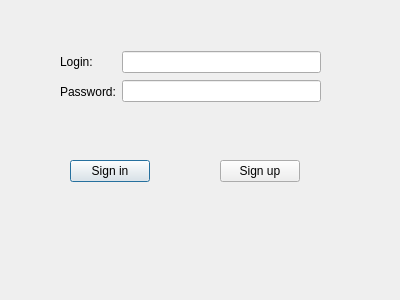
<?xml version="1.0" encoding="UTF-8"?>
<ui version="4.0">
 <class>Dialog</class>
 <widget class="QDialog" name="Dialog">
  <property name="geometry">
   <rect>
    <x>0</x>
    <y>0</y>
    <width>400</width>
    <height>300</height>
   </rect>
  </property>
  <property name="windowTitle">
   <string>Dialog</string>
  </property>
  <widget class="QPushButton" name="pushButton">
   <property name="geometry">
    <rect>
     <x>70</x>
     <y>160</y>
     <width>80</width>
     <height>22</height>
    </rect>
   </property>
   <property name="text">
    <string>Sign in</string>
   </property>
  </widget>
  <widget class="QPushButton" name="pushButton_2">
   <property name="geometry">
    <rect>
     <x>220</x>
     <y>160</y>
     <width>80</width>
     <height>22</height>
    </rect>
   </property>
   <property name="text">
    <string>Sign up</string>
   </property>
  </widget>
  <widget class="QLabel" name="label_3">
   <property name="geometry">
    <rect>
     <x>66</x>
     <y>110</y>
     <width>251</width>
     <height>31</height>
    </rect>
   </property>
   <property name="text">
    <string/>
   </property>
  </widget>
  <widget class="QWidget" name="">
   <property name="geometry">
    <rect>
     <x>60</x>
     <y>50</y>
     <width>261</width>
     <height>54</height>
    </rect>
   </property>
   <layout class="QHBoxLayout" name="horizontalLayout">
    <item>
     <layout class="QVBoxLayout" name="verticalLayout_2">
      <item>
       <widget class="QLabel" name="label">
        <property name="text">
         <string>Login:</string>
        </property>
       </widget>
      </item>
      <item>
       <widget class="QLabel" name="label_2">
        <property name="text">
         <string>Password:</string>
        </property>
       </widget>
      </item>
     </layout>
    </item>
    <item>
     <layout class="QVBoxLayout" name="verticalLayout">
      <item>
       <widget class="QLineEdit" name="lineEdit"/>
      </item>
      <item>
       <widget class="QLineEdit" name="lineEdit_2"/>
      </item>
     </layout>
    </item>
   </layout>
  </widget>
 </widget>
 <resources/>
 <connections/>
</ui>
